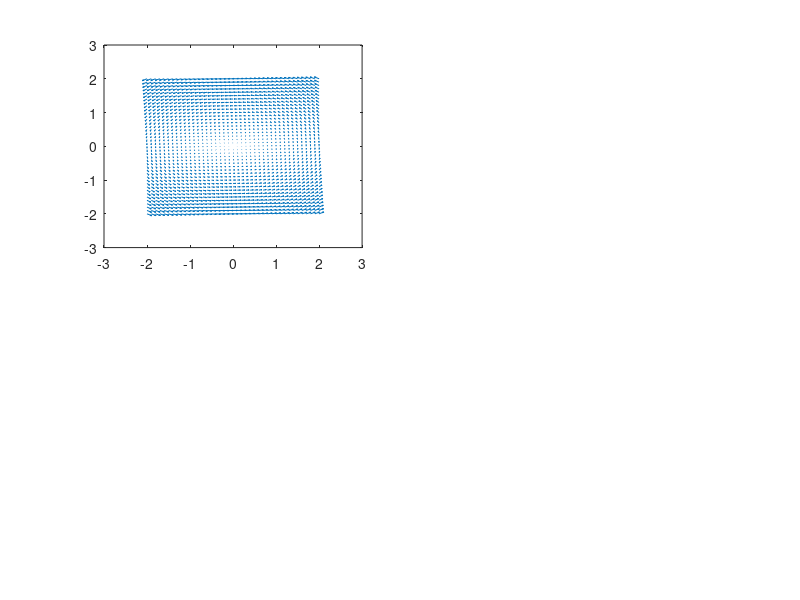

Reproduce this figure in MATLAB. (Note: this script raises an error after producing the figure.)
     
function FinalAnimation () 
%% V 
  X3 = -2:.1:2;
    Y3 = X3;
    [x,y] = meshgrid(X3);
    u = -y;
    v = .5*x;
    subplot(2,2,1);
    quiver(x,y,u,v) 

 %% DivGrad - Grad*V    

     X2 = linspace(-2, 2);
     Y2 = linspace(-2, 2); 
     U20 = zeros(100,100);
     size(U20)
     function res = Udipole2(t,x,y)
         res = [0.5* log(((x - 1)^2 + y^2))];
     end
     for i = 1: 100 
        for j = 1:100
         U20(i,j) = Udipole2(0, X2(i), Y2(j));
        end
     end 
     U20 = reshape(U20,[10000,1]); 
     %Convert to matrix
     function divgrad2 = Divgrad2(~, V2, u, v)
           size(V2)
           V2 = reshape(V2,[100,100]);
           [dx2, dy2] = gradient(V2);
           divgrad2 = divergence(dx2,dy2)- gradient(V2)*[u;v];
           divgrad2 = reshape(divgrad2,[10000, 1]);
     end 
     [t,y] = ode45(@Divgrad2, [0 100], U20);
     subplot(2,2,4);
     
     function outcome = Grady(y,u,v) 
         for t = 1:100 
            arbitrary = gradient(y(t)) + [u;v]; 
            dx3 = arbitrary(1); 
            dy3 = arbitrary(2);
            outcome = [dx3, dy3]; 
         end 
     end 
    [t1,y1] = ode45(@Grady, [0 100], U20);
end 
    
